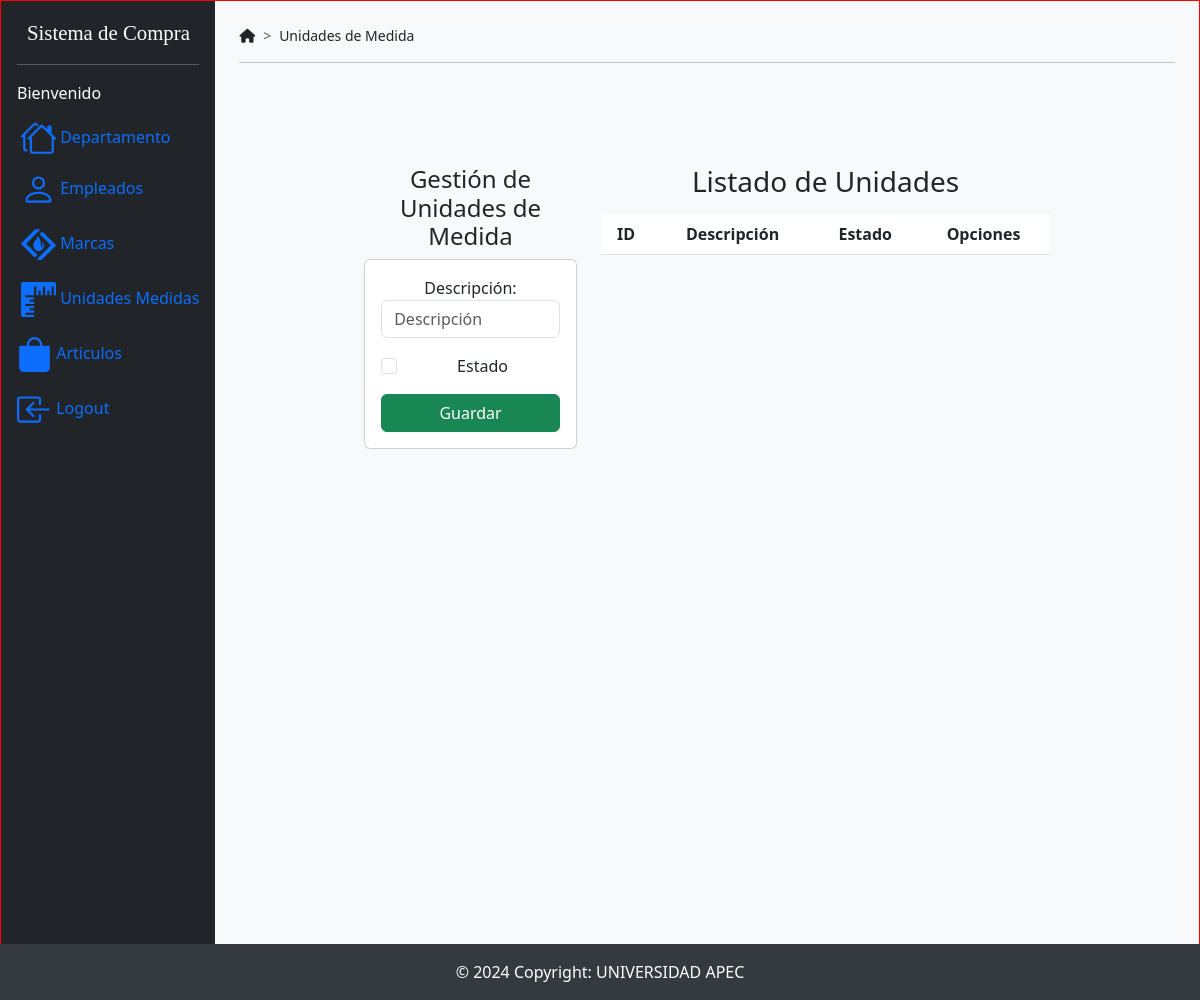
The app's page /principalUnidadesdeMedida, older data.
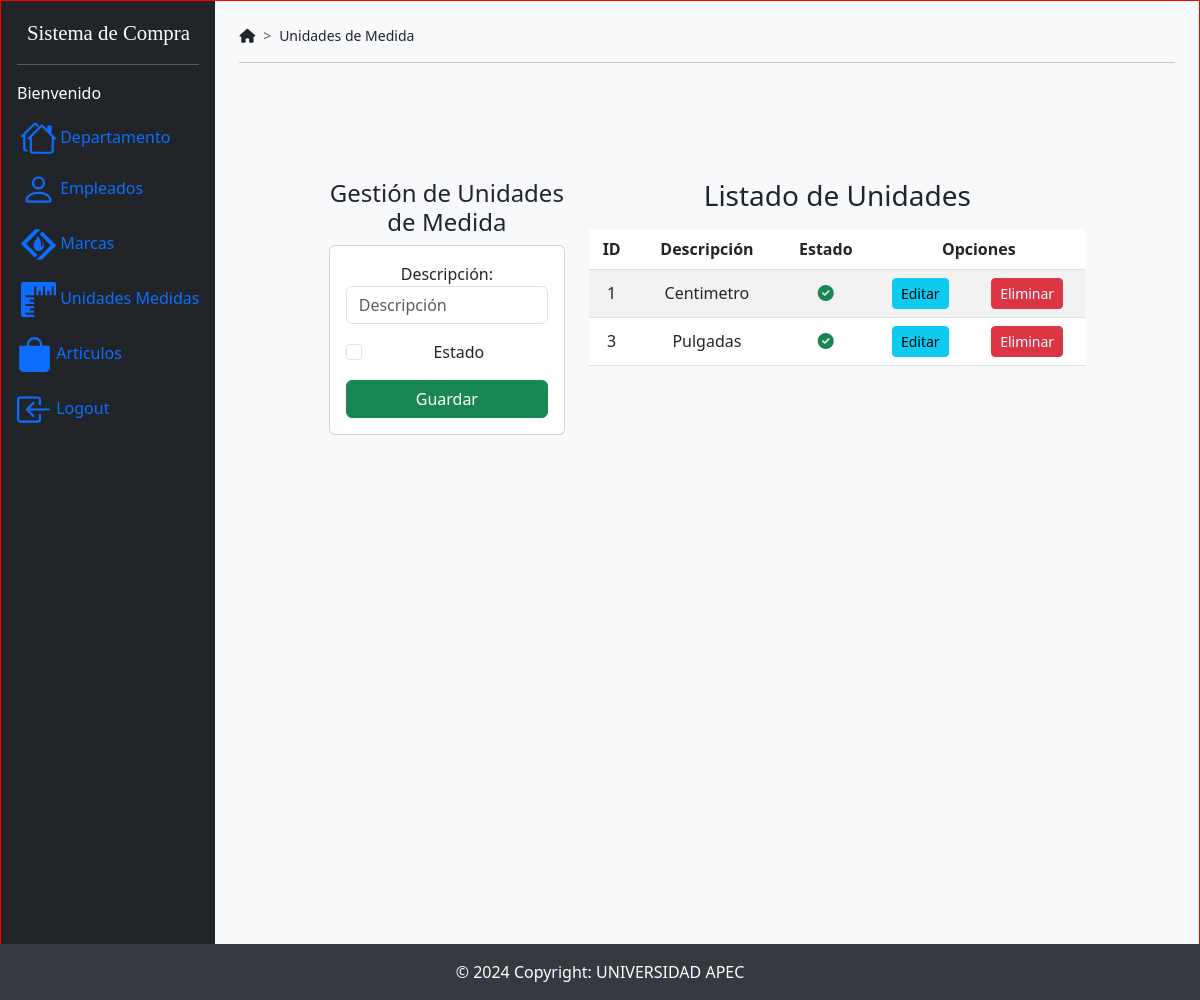
The same page, newer data.
### SistemaCompraApp/models.py (models this page shows)
class UnidadesMedida(models.Model):
    idunidadmedida = models.AutoField(db_column='IdUnidadMedida', primary_key=True, blank=False, null=False)  # Field name made lowercase.
    descripcion = models.TextField(db_column='Descripcion')  # Field name made lowercase.
    estado = models.TextField(db_column='Estado', blank=True, null=True)  # Field name made lowercase.
    class Meta:
        managed = False
        db_table = 'Unidades_Medida'

### SistemaCompraApp/views.py (the view)
# urls.py: path('principalUnidadesdeMedida', views.principalUnidadesdeMedida, name='principalUnidadesdeMedida'),
def principalUnidadesdeMedida(request):
    listadoUnidades = UnidadesMedida.objects.all()
    return render(request, 'principalUnidadesdeMedida.html', {'unidades': listadoUnidades})

### SistemaCompraApp/templates/principalUnidadesdeMedida.html (shortened to what this page needs)
{% extends "./base.html" %}
{% block navegacion %}Unidades de Medida{% endblock %}
{% block body %}
    <div class="row">
        <div class="col-sm-12 col-md-6 col-lg-4 col-xl-4 mb-4">
            <h4>Gestión de Unidades de Medida</h4>
            <div class="card">
                <div class="card-body">
                    <form action="/registrarUnidadesdeMedida/" method="post">{% csrf_token %}
                        <div class="form-group mb-3">
                            <label for="txtdescripcionUnidadesdeMedida">Descripción:</label>
                            <input type="text"
                                   name="txtdescripcionUnidadesdeMedida"
                                   id="txtdescripcioUnidadesdeMedida"
                                   class="form-control"
                                   placeholder="Descripción"
                                   minlength="1"
                                   maxlength="500"
                                   required>
                        </div>
                        <div class="form-check mb-3">
                            <input class="form-check-input"
                                   type="checkbox"
                                   name="txtEstadoUnidadesdeMedida"
                                   id="txtEstadoUnidadesdeMedida"
                                   required>
                            <label class="form-check-label" for="txtEstadoUnidadesdeMedida">Estado</label>
                        </div>
                        <div class="d-grid">
                            <button type="submit" class="btn btn-success text-white">Guardar</button>
                        </div>
                    </form>
                </div>
            </div>
        </div>
        <div class="col-sm-12 col-md-6 col-lg-8 col-xl-8">
            <h3>Listado de Unidades</h3>
            <div class="table-responsive py-2">
                <table class="table table-striped">
                    <thead>
                        <tr>
                            <th>ID</th>
                            <th>Descripción</th>
                            <th>Estado</th>
                            <th colspan="2">Opciones</th>
                        </tr>
                    </thead>
                    <tbody>
                        {% for unidad in unidades %}
                            <tr>
                                <td>{{ unidad.idunidadmedida }}</td>
                                <td>{{ unidad.descripcion }}</td>
                                <td>
                                    {% if unidad.estado == "1" %}
                                        <i class="fa-solid fa-circle-check text-success"></i>
                                    {% else %}
                                        <i class="fa-regular fa-circle-check text-muted"></i>
                                    {% endif %}
                                </td>
                                <td>
                                    <a href="edicionUnidades/{{ unidad.idunidadmedida }}" class="btn btn-info btn-sm">Editar</a>
                                </td>
                                <td>
                                    <a href="eliminarUnidades/{{ unidad.idunidadmedida }}" class="btn btn-danger btn-sm btnEliminacion">Eliminar</a>
                                </td>
                            </tr>
                        {% endfor %}
                    </tbody>
                </table>
            </div>
        </div>
    </div>
{% endblock %}

Row changes from the older to the newer data that the page shows:
added UnidadesMedida: idunidadmedida "1", descripcion "Centimetro", Estado "1" (drawn)
added UnidadesMedida: idunidadmedida "3", descripcion "Pulgadas", Estado "1" (drawn)
